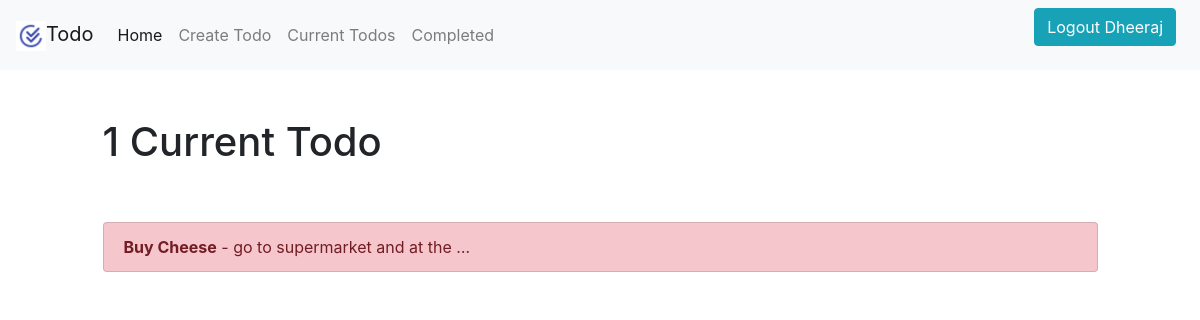
Before: /current/ (signed in) with the older database file.
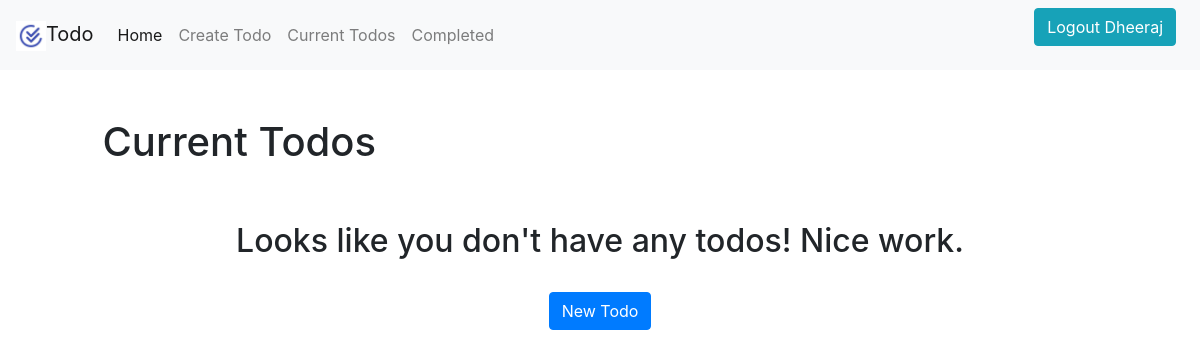
After: the same page with the newer database file.
### todo/models.py (models this page shows, shortened)
class Todo(models.Model):
    title = models.CharField(max_length=100)
    memo = models.TextField(blank=True)
    created = models.DateTimeField(auto_now_add=True)
    datecompleted = models.DateTimeField(null=True, blank=True)
    important = models.BooleanField(default=False)
    user = models.ForeignKey(User ,on_delete=models.CASCADE)

### todo/views.py (the view)
# urls.py: path('current/', views.currenttodos , name="currenttodos"),
@login_required
def currenttodos(request):
    todos = Todo.objects.filter(user = request.user , datecompleted__isnull = True)
    return render(request,'todo/currenttodos.html' , {'todos' : todos})

### todo/templates/todo/currenttodos.html
{% extends "todo/base.html" %}
{% block content %}
    <div class="row justify-content-center mt-5">
        <div class="col-md-10">
            {% if todos %}
                 <h1>{{ todos.count }} Current Todo{{ todos.count|pluralize }}</h1>
            {% else %}
                           <h1>Current Todos</h1>
            {% endif %}
        </div>
    </div>
    <div class="row justify-content-center mt-5">
        <div class="col-md-10">
        {% if todos %}
            <div class="list-group">
                {% for todo in todos %}
                    <a href="{% url 'tododesc' todo.id %}" class="list-group-item list-group-item-action{% if todo.important %} list-group-item-danger{% endif %}"><b>{{ todo.title }}</b>{% if todo.memo %} - {{ todo.memo|truncatechars:30 }}{% endif %}</a>
                {% endfor %}
            </div>
        {% else %}
            <div class="text-center">
                <h2>Looks like you don't have any todos! Nice work.</h2>
            <br>
            <a role="button" class="btn btn-primary" href="{% url 'createtodos' %}">New Todo</a>
            </div>
        {% endif %}
        </div>
    </div>
{% endblock %}

Changed rows visible on the page:
no longer on this page (row edited): Todo: title "Buy Cheese", memo "go to supermarket and at the …"
Other visible differences:
{{ todos.count }}: "1" → (not shown)
text no longer shown: "Current Todo"
text now shown: "Current Todos Looks like you don't have any todos! Nice work. New Todo"
